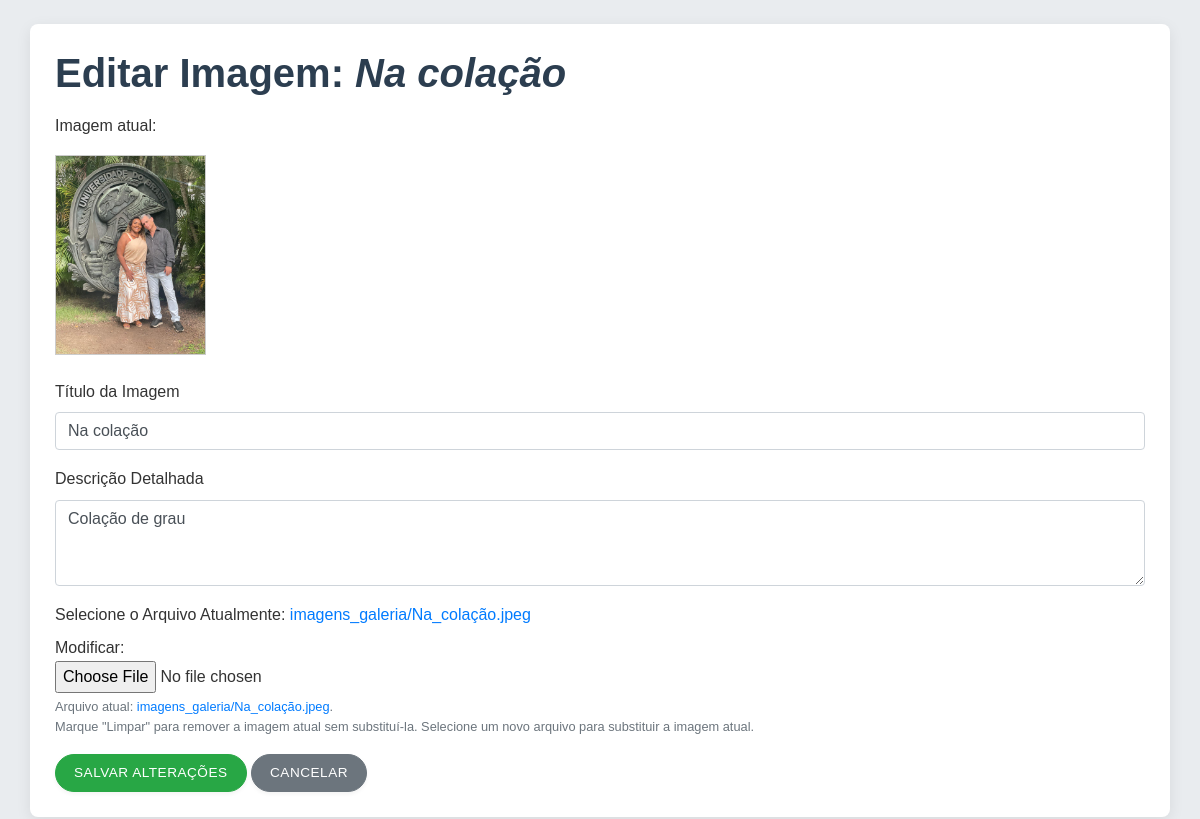
/editar/3/, run on the app's committed database.
### galeria/models.py (models this page shows, shortened)
class Imagem(models.Model):
    titulo = models.CharField(max_length=100, verbose_name="Título")
    descricao = models.TextField(blank=True, null=True, verbose_name="Descrição")
    imagem = models.ImageField(upload_to='imagens_galeria/', verbose_name="Arquivo da Imagem")
    data_upload = models.DateTimeField(default=timezone.now, verbose_name="Data de Upload")
    class Meta:
        verbose_name = "Imagem"
        verbose_name_plural = "Imagens"
        ordering = ['-data_upload'] # Ordenar da mais recente para a mais antiga

### galeria/views.py (the view)
# urls.py: path('editar/<int:id_imagem>/', views.editar_imagem, name='editar_imagem'),
def editar_imagem(request, id_imagem):
    imagem_obj = get_object_or_404(Imagem, pk=id_imagem)
    if request.method == 'POST':
        form = ImagemForm(request.POST, request.FILES, instance=imagem_obj)
        if form.is_valid():
            form.save() # Salva as alterações no objeto imagem_obj
            messages.success(request, f'Imagem "{imagem_obj.titulo}" atualizada com sucesso!')
            return redirect('listar_imagens')
        else:
            messages.error(request, 'Erro ao atualizar a imagem. Verifique os dados.')
    else:
        form = ImagemForm(instance=imagem_obj)
    contexto = {
        'form': form,
        'imagem_obj': imagem_obj # Para exibir informações da imagem no template (ex: título atual)
    }
    return render(request, 'galeria/editar_imagem.html', contexto)

### galeria/forms.py
class ImagemForm(forms.ModelForm):
    class Meta:
        model = Imagem
        fields = '__all__'
        exclude = ['data_upload']
        widgets = {
            'titulo': forms.TextInput(attrs={'class': 'form-control', 'placeholder': 'Dê um título para a imagem'}),
            'descricao': forms.Textarea(attrs={'class': 'form-control', 'rows': 3, 'placeholder': 'Descreva a imagem (opcional)'}),
            'imagem': forms.ClearableFileInput(attrs={'class': 'form-control-file'}),
        }
        labels = {
            'titulo': 'Título da Imagem',
            'descricao': 'Descrição Detalhada',
            'imagem': 'Selecione o Arquivo',
        }
        help_texts = {
            'imagem': 'Formatos suportados: JPG, PNG, GIF, etc.',
        }

### galeria/templates/galeria/editar_imagem.html (shortened to what this page needs)
{% extends "base.html" %}
{% block conteudo %}
<h1>Editar Imagem: <em>{{ imagem_obj.titulo }}</em></h1>
{% if imagem_obj.imagem %}
<div class="my-3">
    <p>Imagem atual:</p>
    <img src="{{ imagem_obj.imagem.url }}" alt="Imagem atual de {{ imagem_obj.titulo }}" style="max-width: 300px; max-height: 200px; border: 1px solid #ccc;">
</div>
{% endif %}
<form method="POST" enctype="multipart/form-data" class="mt-4">
    {% for field in form %}
        <div class="form-group">
            <label for="{{ field.id_for_label }}">{{ field.label }}</label>
            {{ field }}
            {% if field.id_for_label == form.imagem.id_for_label and imagem_obj.imagem %}
                <small class="form-text text-muted">
                    Arquivo atual: <a href="{{ imagem_obj.imagem.url }}" target="_blank">{{ imagem_obj.imagem.name }}</a>.
                    <br>Marque "Limpar" para remover a imagem atual sem substituí-la.
                    Selecione um novo arquivo para substituir a imagem atual.
                </small>
            {% elif field.help_text %}
                <small class="form-text text-muted">{{ field.help_text }}</small>
            {% endif %}
        </div>
    {% endfor %}
    <button type="submit" class="btn btn-success">Salvar Alterações</button>
    <a href="{% url 'listar_imagens' %}" class="btn btn-secondary">Cancelar</a>
</form>
{% endblock %}

### static/css/estilo.css (style rules this page uses)
body { font-family: 'Arial', sans-serif; background-color: #e9ecef; color: #333; line-height: 1.6; }
h1, h2, h3, h4, h5, h6 { color: #2c3e50; font-weight: bold; }
.btn { border-radius: 20px; padding: 8px 18px; font-weight: 500; transition: all 0.25s ease-in-out; letter-spacing: 0.5px; text-transform: uppercase; font-size: 0.85rem; box-shadow: 0 2px 4px rgba(0,0,0,0.05); }

### data on the page
Imagem: titulo "Na colação", imagem (picture), form "Na colação" "Colação de grau", imagem.name "imagens_galeria/Na_colação.jpeg"

### other printed values
{{ field.label }} "Título da Imagem" "Descrição Detalhada" "Selecione o Arquivo"
